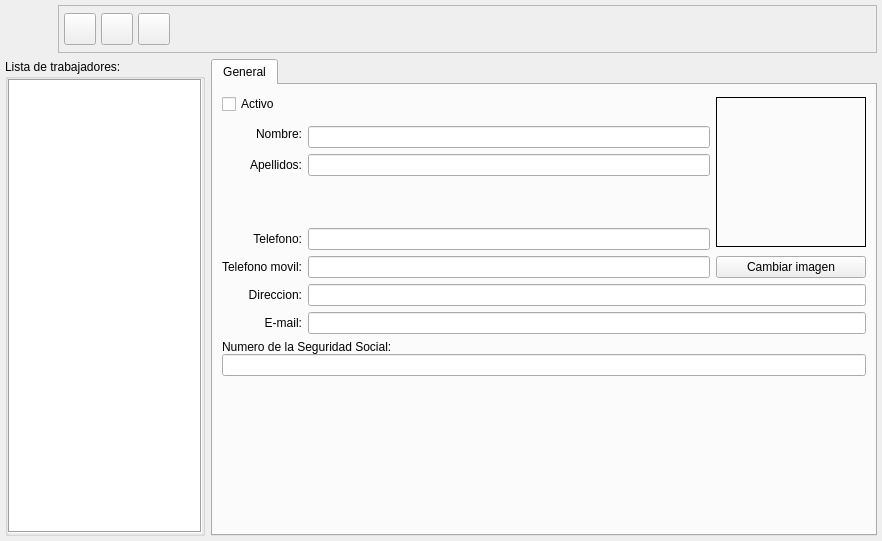
<ui version="4.0" >
 <author>Tomeu Borras Riera</author>
 <class>TipoActividadBase</class>
 <widget class="QWidget" name="TipoActividadBase" >
  <property name="geometry" >
   <rect>
    <x>0</x>
    <y>0</y>
    <width>882</width>
    <height>541</height>
   </rect>
  </property>
  <property name="windowTitle" >
   <string>Tipos de Actividad</string>
  </property>
  <property name="windowIcon" >
   <iconset resource="../../../bulmages.qrc" >
    <normaloff>:/Images/employee-list.svg</normaloff>:/Images/employee-list.svg</iconset>
  </property>
  <layout class="QGridLayout" >
   <property name="margin" >
    <number>5</number>
   </property>
   <property name="spacing" >
    <number>6</number>
   </property>
   <item row="1" column="1" >
    <widget class="QTabWidget" name="mui_tab" >
     <property name="currentIndex" >
      <number>0</number>
     </property>
     <widget class="QWidget" name="tab" >
      <property name="geometry" >
       <rect>
        <x>0</x>
        <y>0</y>
        <width>662</width>
        <height>445</height>
       </rect>
      </property>
      <attribute name="title" >
       <string>General</string>
      </attribute>
      <layout class="QGridLayout" >
       <property name="margin" >
        <number>9</number>
       </property>
       <property name="spacing" >
        <number>6</number>
       </property>
       <item row="6" column="1" >
        <widget class="QLineEdit" name="m_moviltrabajador" >
         <property name="enabled" >
          <bool>true</bool>
         </property>
        </widget>
       </item>
       <item row="2" column="1" >
        <widget class="QLineEdit" name="m_nomtrabajador" />
       </item>
       <item row="10" column="0" colspan="3" >
        <widget class="QFrame" name="m_frameplugin" >
         <property name="frameShape" >
          <enum>QFrame::StyledPanel</enum>
         </property>
         <property name="frameShadow" >
          <enum>QFrame::Raised</enum>
         </property>
        </widget>
       </item>
       <item row="5" column="0" >
        <widget class="QLabel" name="label_4" >
         <property name="text" >
          <string>Telefono:</string>
         </property>
         <property name="alignment" >
          <set>Qt::AlignRight|Qt::AlignTrailing|Qt::AlignVCenter</set>
         </property>
        </widget>
       </item>
       <item rowspan="6" row="0" column="2" >
        <widget class="QLabel" name="m_imagen" >
         <property name="sizePolicy" >
          <sizepolicy vsizetype="Fixed" hsizetype="Fixed" >
           <horstretch>0</horstretch>
           <verstretch>0</verstretch>
          </sizepolicy>
         </property>
         <property name="minimumSize" >
          <size>
           <width>150</width>
           <height>150</height>
          </size>
         </property>
         <property name="frameShape" >
          <enum>QFrame::Box</enum>
         </property>
         <property name="frameShadow" >
          <enum>QFrame::Plain</enum>
         </property>
         <property name="scaledContents" >
          <bool>true</bool>
         </property>
        </widget>
       </item>
       <item row="0" column="0" colspan="2" >
        <widget class="QCheckBox" name="m_activotrabajador" >
         <property name="text" >
          <string>Activo</string>
         </property>
        </widget>
       </item>
       <item row="7" column="1" colspan="2" >
        <widget class="QLineEdit" name="m_dirtrabajador" />
       </item>
       <item rowspan="2" row="1" column="0" >
        <widget class="QLabel" name="label_1" >
         <property name="text" >
          <string>Nombre:</string>
         </property>
         <property name="alignment" >
          <set>Qt::AlignRight|Qt::AlignTrailing|Qt::AlignVCenter</set>
         </property>
        </widget>
       </item>
       <item row="3" column="1" >
        <widget class="QLineEdit" name="m_apellidostrabajador" />
       </item>
       <item row="7" column="0" >
        <widget class="QLabel" name="label_6" >
         <property name="text" >
          <string>Direccion:</string>
         </property>
         <property name="alignment" >
          <set>Qt::AlignRight|Qt::AlignTrailing|Qt::AlignVCenter</set>
         </property>
        </widget>
       </item>
       <item row="5" column="1" >
        <widget class="QLineEdit" name="m_teltrabajador" >
         <property name="enabled" >
          <bool>true</bool>
         </property>
        </widget>
       </item>
       <item row="11" column="0" colspan="3" >
        <spacer>
         <property name="orientation" >
          <enum>Qt::Vertical</enum>
         </property>
         <property name="sizeHint" stdset="0" >
          <size>
           <width>569</width>
           <height>16</height>
          </size>
         </property>
        </spacer>
       </item>
       <item row="9" column="0" colspan="3" >
        <layout class="QVBoxLayout" >
         <property name="spacing" >
          <number>0</number>
         </property>
         <property name="margin" >
          <number>0</number>
         </property>
         <item>
          <widget class="QLabel" name="label_8" >
           <property name="text" >
            <string>Numero de la Seguridad Social:</string>
           </property>
          </widget>
         </item>
         <item>
          <widget class="QLineEdit" name="m_nsstrabajador" >
           <property name="enabled" >
            <bool>true</bool>
           </property>
          </widget>
         </item>
        </layout>
       </item>
       <item row="4" column="1" >
        <spacer>
         <property name="orientation" >
          <enum>Qt::Vertical</enum>
         </property>
         <property name="sizeType" >
          <enum>QSizePolicy::Ignored</enum>
         </property>
         <property name="sizeHint" stdset="0" >
          <size>
           <width>20</width>
           <height>40</height>
          </size>
         </property>
        </spacer>
       </item>
       <item row="3" column="0" >
        <widget class="QLabel" name="label_3" >
         <property name="text" >
          <string>Apellidos:</string>
         </property>
         <property name="alignment" >
          <set>Qt::AlignRight|Qt::AlignTrailing|Qt::AlignVCenter</set>
         </property>
        </widget>
       </item>
       <item row="6" column="2" >
        <widget class="QPushButton" name="mui_imagen" >
         <property name="text" >
          <string>Cambiar imagen</string>
         </property>
        </widget>
       </item>
       <item row="6" column="0" >
        <widget class="QLabel" name="label_5" >
         <property name="text" >
          <string>Telefono movil:</string>
         </property>
         <property name="alignment" >
          <set>Qt::AlignRight|Qt::AlignTrailing|Qt::AlignVCenter</set>
         </property>
        </widget>
       </item>
       <item row="8" column="1" colspan="2" >
        <widget class="QLineEdit" name="m_emailtrabajador" >
         <property name="enabled" >
          <bool>true</bool>
         </property>
        </widget>
       </item>
       <item row="8" column="0" >
        <widget class="QLabel" name="label_7" >
         <property name="text" >
          <string>E-mail:</string>
         </property>
         <property name="alignment" >
          <set>Qt::AlignRight|Qt::AlignTrailing|Qt::AlignVCenter</set>
         </property>
        </widget>
       </item>
      </layout>
     </widget>
    </widget>
   </item>
   <item row="1" column="0" >
    <widget class="QGroupBox" name="groupBox" >
     <property name="sizePolicy" >
      <sizepolicy vsizetype="Preferred" hsizetype="Fixed" >
       <horstretch>0</horstretch>
       <verstretch>0</verstretch>
      </sizepolicy>
     </property>
     <property name="maximumSize" >
      <size>
       <width>200</width>
       <height>16777215</height>
      </size>
     </property>
     <property name="title" >
      <string>Lista de trabajadores:</string>
     </property>
     <layout class="QGridLayout" >
      <property name="margin" >
       <number>0</number>
      </property>
      <property name="spacing" >
       <number>0</number>
      </property>
      <item row="0" column="0" >
       <widget class="QListWidget" name="mui_lista" >
        <property name="sizePolicy" >
         <sizepolicy vsizetype="Expanding" hsizetype="Fixed" >
          <horstretch>0</horstretch>
          <verstretch>0</verstretch>
         </sizepolicy>
        </property>
        <property name="frameShape" >
         <enum>QFrame::Box</enum>
        </property>
        <property name="lineWidth" >
         <number>1</number>
        </property>
       </widget>
      </item>
     </layout>
    </widget>
   </item>
   <item row="0" column="0" colspan="2" >
    <layout class="QHBoxLayout" >
     <property name="spacing" >
      <number>5</number>
     </property>
     <property name="margin" >
      <number>0</number>
     </property>
     <item>
      <widget class="QLabel" name="label_2" >
       <property name="minimumSize" >
        <size>
         <width>48</width>
         <height>48</height>
        </size>
       </property>
       <property name="maximumSize" >
        <size>
         <width>48</width>
         <height>48</height>
        </size>
       </property>
       <property name="pixmap" >
        <pixmap resource="../../../bulmages.qrc" >:/Images/employee-list.svg</pixmap>
       </property>
       <property name="scaledContents" >
        <bool>true</bool>
       </property>
      </widget>
     </item>
     <item>
      <widget class="QFrame" name="frame" >
       <property name="frameShape" >
        <enum>QFrame::StyledPanel</enum>
       </property>
       <property name="frameShadow" >
        <enum>QFrame::Raised</enum>
       </property>
       <layout class="QGridLayout" >
        <property name="margin" >
         <number>5</number>
        </property>
        <property name="spacing" >
         <number>5</number>
        </property>
        <item row="0" column="3" >
         <spacer>
          <property name="orientation" >
           <enum>Qt::Horizontal</enum>
          </property>
          <property name="sizeType" >
           <enum>QSizePolicy::Expanding</enum>
          </property>
          <property name="sizeHint" stdset="0" >
           <size>
            <width>291</width>
            <height>31</height>
           </size>
          </property>
         </spacer>
        </item>
        <item row="0" column="2" >
         <widget class="QToolButton" name="mui_borrar" >
          <property name="minimumSize" >
           <size>
            <width>32</width>
            <height>32</height>
           </size>
          </property>
          <property name="maximumSize" >
           <size>
            <width>32</width>
            <height>32</height>
           </size>
          </property>
          <property name="toolTip" >
           <string>Borrar trabajador</string>
          </property>
          <property name="whatsThis" >
           <string>Borrar trabajador</string>
          </property>
          <property name="text" >
           <string/>
          </property>
          <property name="icon" >
           <iconset>
            <normaloff>:Images/edit-delete.svg</normaloff>:Images/edit-delete.svg</iconset>
          </property>
          <property name="iconSize" >
           <size>
            <width>32</width>
            <height>32</height>
           </size>
          </property>
         </widget>
        </item>
        <item row="0" column="1" >
         <widget class="QToolButton" name="mui_guardar" >
          <property name="minimumSize" >
           <size>
            <width>32</width>
            <height>32</height>
           </size>
          </property>
          <property name="maximumSize" >
           <size>
            <width>32</width>
            <height>32</height>
           </size>
          </property>
          <property name="toolTip" >
           <string>Guardar trabajador</string>
          </property>
          <property name="whatsThis" >
           <string>Guardar trabajador</string>
          </property>
          <property name="text" >
           <string/>
          </property>
          <property name="icon" >
           <iconset resource="../../../bulmages.qrc" >
            <normaloff>:/Images/edit-save.svg</normaloff>:/Images/edit-save.svg</iconset>
          </property>
          <property name="iconSize" >
           <size>
            <width>32</width>
            <height>32</height>
           </size>
          </property>
         </widget>
        </item>
        <item row="0" column="0" >
         <widget class="QToolButton" name="mui_nuevo" >
          <property name="minimumSize" >
           <size>
            <width>32</width>
            <height>32</height>
           </size>
          </property>
          <property name="maximumSize" >
           <size>
            <width>32</width>
            <height>32</height>
           </size>
          </property>
          <property name="toolTip" >
           <string>Nuevo trabajador</string>
          </property>
          <property name="whatsThis" >
           <string>Nuevo trabajador</string>
          </property>
          <property name="text" >
           <string/>
          </property>
          <property name="icon" >
           <iconset resource="../../../bulmages.qrc" >
            <normaloff>:/Images/document-new.svg</normaloff>:/Images/document-new.svg</iconset>
          </property>
          <property name="iconSize" >
           <size>
            <width>32</width>
            <height>32</height>
           </size>
          </property>
         </widget>
        </item>
       </layout>
      </widget>
     </item>
    </layout>
   </item>
  </layout>
 </widget>
 <layoutdefault spacing="2" margin="2" />
 <tabstops>
  <tabstop>mui_nuevo</tabstop>
  <tabstop>mui_guardar</tabstop>
  <tabstop>mui_borrar</tabstop>
  <tabstop>m_activotrabajador</tabstop>
  <tabstop>m_nomtrabajador</tabstop>
  <tabstop>m_apellidostrabajador</tabstop>
  <tabstop>m_dirtrabajador</tabstop>
  <tabstop>m_teltrabajador</tabstop>
  <tabstop>m_moviltrabajador</tabstop>
  <tabstop>m_emailtrabajador</tabstop>
  <tabstop>m_nsstrabajador</tabstop>
  <tabstop>mui_imagen</tabstop>
  <tabstop>mui_lista</tabstop>
 </tabstops>
 <resources>
  <include location="../../../bulmages.qrc" />
 </resources>
 <connections/>
</ui>
